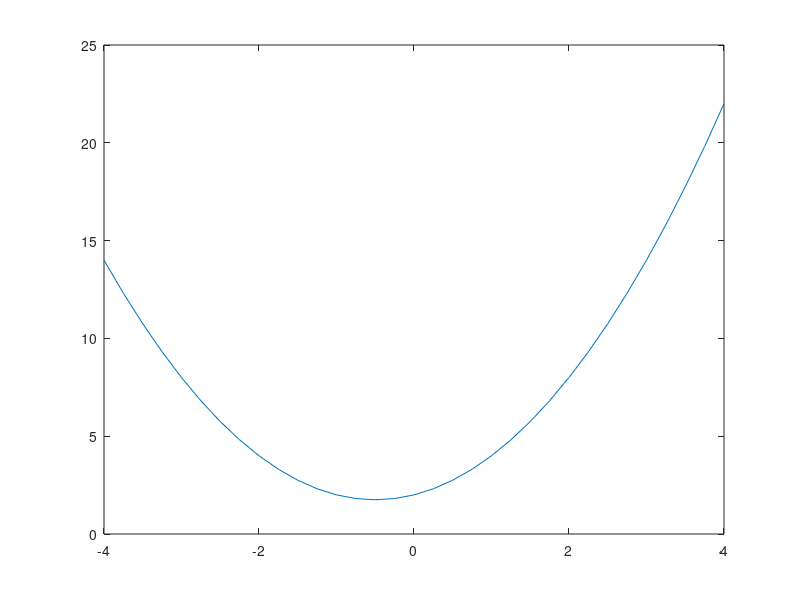

Reproduce this figure in MATLAB. (Note: this script raises an error after producing the figure.)
%% DPI
x =[-2 0 2];
y =[4 2 8];
f = polyfit(x,y,2);
disp(f);
t= @(x)(x.^2+x+2);
x_values = -4:0.25:4;
plot(x_values,t(x_values))

%% NPI
x2 = NIP(x,y,-4);
y2 = NIP(x,y,4);
xnew = [-4 -2 0 2 4];
ynew = [q 4 2 8 y2];
fnew = polyfit(xnew,ynew,2);
disp(fnew);
plot(x_values,t(x_values))

%% Lagrange  
x3 = NIP(x,y,-4);
y3 = Lagrange(x,y,4);
xnew2 = [-4 -2 0 2 4];
ynew2 = [w 4 2 8 y3];
fnew2 = polyfit(xnew2,ynew2,2);
disp(fnew2);




